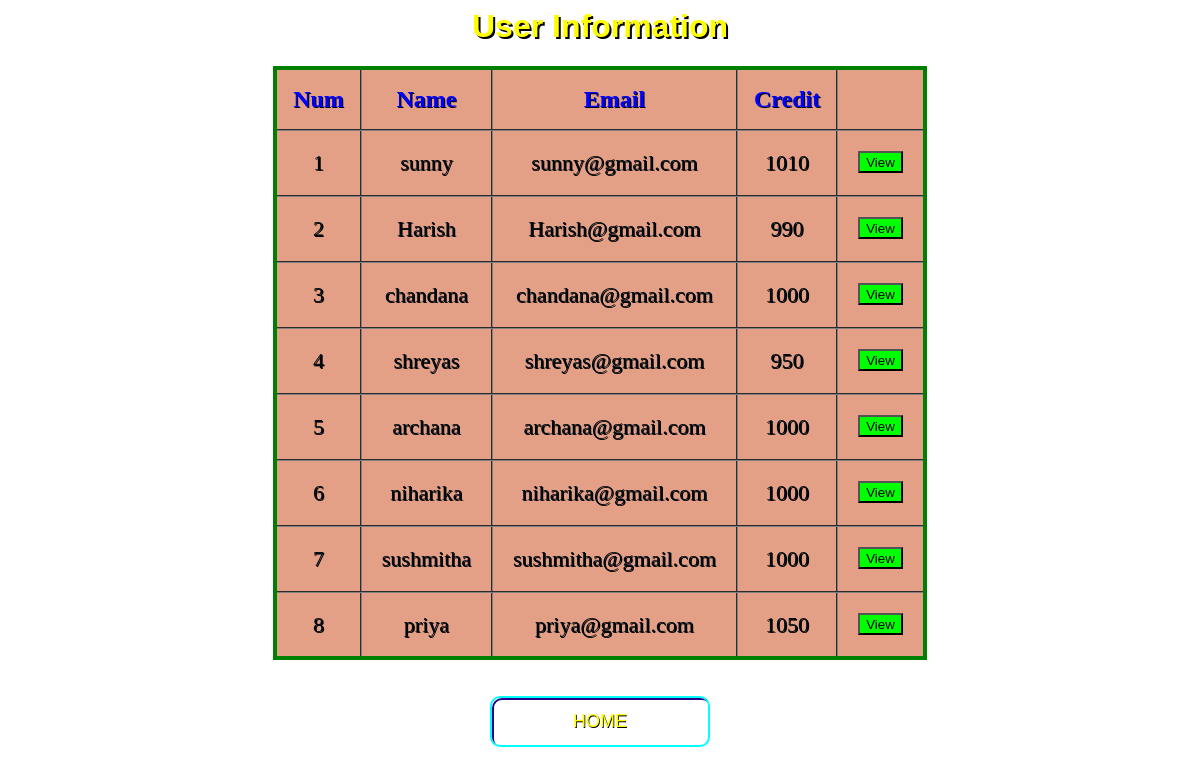
The app's page /getdetail.php with its own data.
### tables this page shows
CREATE TABLE `users` (
  `name` varchar(50) NOT NULL,
  `email` varchar(50) NOT NULL,
  `amount` double DEFAULT NULL
);

### getdetail.php (the view, shortened to what this page needs)
<?php
$con=mysqli_connect('localhost','root','','banking_system');
$q="select * from users ";
$result=mysqli_query($con,$q);
?>
<html>
<head>
   <link rel="stylesheet" href="button.css">
</head>
<body>
	<h1 style="color:#ffff00;text-shadow: 2px 2px black;">User Information</h1>
    <table class="flat-table-1">
		<thead>
			<th>Num</th>
			<th>Name</th>
			<th>Email</th>
			<th>Credit</th>
			<th></th>
		</thead>
		<tbody>
		<tr>
			<?php
				$row=mysqli_fetch_array($result);
			?>
			<td> 1</td>
			<td><?php echo  $row["name"]; ?></td>
			<td><?php echo  $row["email"]; ?></td>
			<td><?php echo  $row["amount"]; ?></td>
			<td>
				<form action="user.php" method="post"  class="view">
					<button class="button1" type="submit" name="name" value="sunny">View</button>
				</form>
			</td>
		</tr>
		<tr>
			<?php
				$row=mysqli_fetch_array($result);
			?>
			<td> 2</td>
			<td><?php echo  $row["name"]; ?></td>
			<td><?php echo  $row["email"]; ?></td>
			<td><?php echo  $row["amount"]; ?></td>
			<td>
				<form action="user.php" method="post" class="view">
					<button class="button1" type="submit" name="name" value="Harish">View</button>
				</form>
			</td>
		</tr>
        <tr>
			<?php
				$row=mysqli_fetch_array($result);
			?>
			<td> 3</td>
			<td><?php echo  $row["name"]; ?></td>
			<td><?php echo  $row["email"]; ?></td>
			<td><?php echo  $row["amount"]; ?></td>
			<td>
				<form action="user.php" method="post" class="view">
					<button class="button1" type="submit" name="name" value="chandana">View</button>
				</form>
			</td>
		</tr>
        <tr>
			<?php
				$row=mysqli_fetch_array($result);
			?>
			<td> 4</td>
			<td><?php echo  $row["name"]; ?></td>
			<td><?php echo  $row["email"]; ?></td>
			<td><?php echo  $row["amount"]; ?></td>
			<td>
				<form action="user.php" method="post" class="view">
					<button class="button1" type="submit" name="name" value="shreyas">View</button>
				</form>
			</td>
        </tr>
        <tr>
			<?php
				$row=mysqli_fetch_array($result);
			?>
			<td> 5</td>
			<td><?php echo  $row["name"]; ?></td>
			<td><?php echo  $row["email"]; ?></td>
			<td><?php echo  $row["amount"]; ?></td>
			<td>
				<form action="user.php" method="post" class="view">
					<button class="button1" type="submit" name="name" value="archana">View</button>
				</form>
			</td>
		</tr>
        <tr>
			<?php
				$row=mysqli_fetch_array($result);
			?>
			<td> 6</td>
			<td><?php echo  $row["name"]; ?></td>
			<td><?php echo  $row["email"]; ?></td>
			<td><?php echo  $row["amount"]; ?></td>
			<td>
				<form action="user.php" method="post" class="view">
					<button class="button1" type="submit" name="name" value="niharika">View</button>
				</form>
			</td>
        </tr>
        <tr>
			<?php
				$row=mysqli_fetch_array($result);
			?>
			<td> 7</td>
			<td><?php echo  $row["name"]; ?></td>
			<td><?php echo  $row["email"]; ?></td>
			<td><?php echo  $row["amount"]; ?></td>
			<td>
				<form action="user.php" method="post" class="view">
					<button class="button1"type="submit" name="name" value="sushmitha">View</button>
				</form>
			</td>
		</tr>
        <tr>
			<?php
				$row=mysqli_fetch_array($result);
			?>
			<td> 8</td>
			<td><?php echo  $row["name"]; ?></td>
			<td><?php echo  $row["email"]; ?></td>
			<td><?php echo  $row["amount"]; ?></td>
			<td>
				<form action="user.php" method="post" class="view">
					<button class="button1"type="submit" name="name" value="priya">View</button>
				</form>
			</td>
		</tr>
		</tbody>
	</table><br><br>
<div class="buttons">
	<a href="index.php">
    <button class="glow-on-hover">HOME</button>
	</a>
</div>
</body>
</html>

### button.css (style rules this page uses)
.glow-on-hover { width: 220px; height: 51px; outline: none; color: yellow; font-size:18px; background:transparent; text-shadow: 0.7px 0.7px black; overflow: hidden; cursor: pointer; position: relative; z-index: 0; border-radius: 10px; border: 2px solid #00FFFF; }
.glow-on-hover:before { content: ''; background: linear-gradient(45deg, #00ffc8 ,#33f79f); position: absolute; top: -2px; left:-2px; background-size: 400%; z-index: -1; filter: blur(5px); width: calc(100% + 4px); height: calc(100% + 4px); animation: glowing 20s linear infinite; opacity: 0; transition: opacity .3s ease-in-out; border-radius: 10px; }
.glow-on-hover:after { z-index: -1; content: ''; position: absolute; width: 100%; height: 100%; left: 0; top: 0; border-radius: 10px; border: 2px solid #28048a; background:transparent; }

### getdetail.php (style rules this page uses)
body { text-align:center; }
.flat-table-1 { background: #e4a087; }
h1 { font-family: Arial, Times; }
table { text-align:center; margin-left: auto; margin-right: auto; border:4px solid green; border-collapse:collapse; }
th { color:blue; font-size:24px; padding:16px; }
td { text-align:center; font-size:22px; color: #010b13; padding: 0px 20px 0px 20px; }
tr { transition: background 0.3s, box-shadow 0.3s; }
th,td { border-collapse:collapse; border:2px groove gray; text-shadow: 1px 1px black; }
.button1 { background-color:lime; text-align:center; padding-top:2px; }
.view { top:50%; padding-top:20px; text-align:center; }
body { background-image:url("images/2-bank.jpg"); background-position: center; background-repeat: no-repeat; background-size: cover; }

### records on screen
users: name "sunny", email "sunny@gmail.com", amount "1010"
users: name "Harish", email "Harish@gmail.com", amount "990"
users: name "chandana", email "chandana@gmail.com", amount "1000"
users: name "shreyas", email "shreyas@gmail.com", amount "950"
users: name "archana", email "archana@gmail.com", amount "1000"
users: name "niharika", email "niharika@gmail.com", amount "1000"
users: name "sushmitha", email "sushmitha@gmail.com", amount "1000"
users: name "priya", email "priya@gmail.com", amount "1050"
